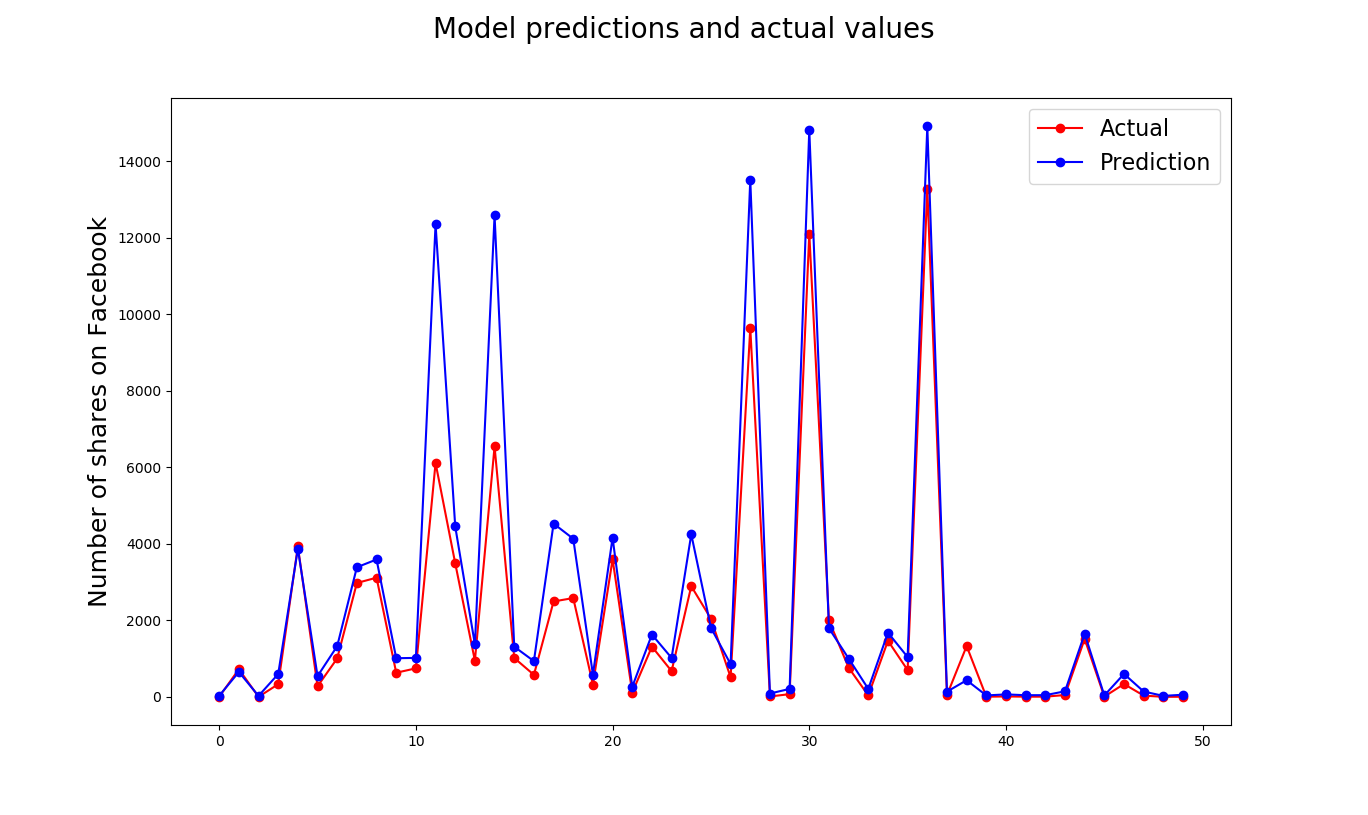

Here is the Python script that generated this plot:
import matplotlib.pyplot as plt
import pandas as pd
import numpy as np

prediction = pd.read_csv("results_plot/regression_results.csv")
actual = pd.read_csv("results_plot/merged2.csv")

prediction_plot = prediction["Facebook"][:50]
actual_plot = actual["Facebook"][:50]

actual, = plt.plot(np.arange(50), actual_plot, "ro-", label="Actual")
prediction, = plt.plot(np.arange(50), prediction_plot,
                       "bo-", label="Prediction")
plt.legend(handles=[actual, prediction], fontsize=16)
plt.ylabel("Number of shares on Facebook", fontsize=18)
plt.suptitle("Model predictions and actual values", fontsize=20)
plt.show()
